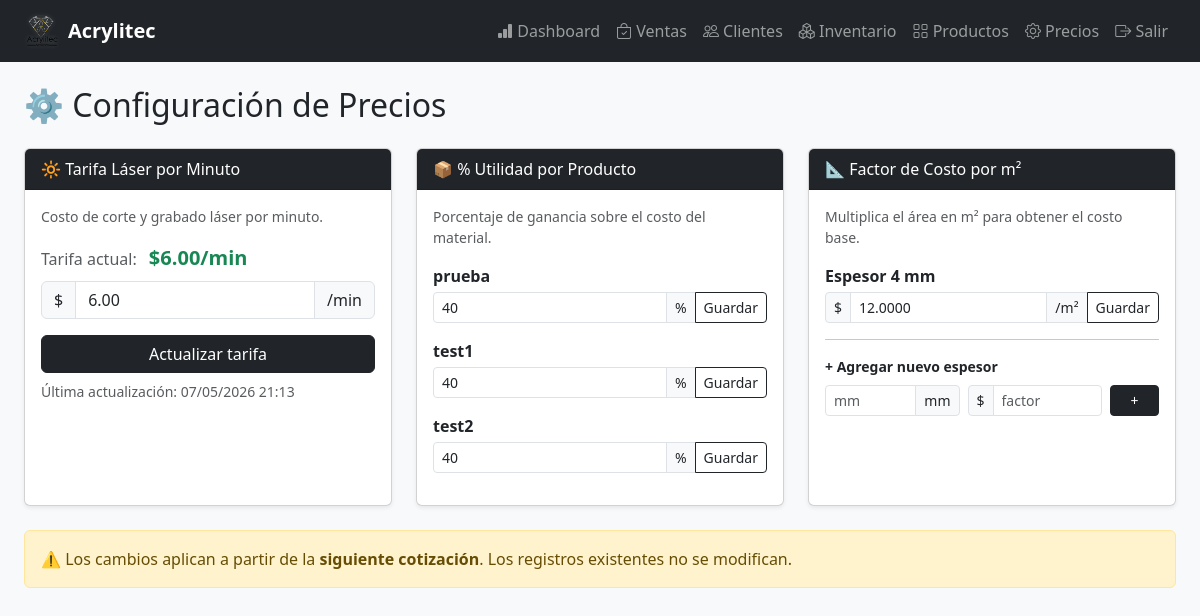
The app's page /configuracion/ (signed in) with its own data.
### gestion/models.py (models this page shows)
class ConfiguracionPrecios(models.Model):
    tarifa_laser_minuto = models.DecimalField(
        max_digits=8, decimal_places=2, default=15.00,
        verbose_name="Tarifa láser por minuto ($)"
    )
    actualizado = models.DateTimeField(auto_now=True)
    class Meta:
        managed = True
        db_table = 'configuracion_precios'
        verbose_name = "Configuración de Precios"
        verbose_name_plural = "Configuración de Precios"
    @classmethod
    def get_config(cls):
        obj, _ = cls.objects.get_or_create(pk=1)
        return obj

class Productos(models.Model):
    id_producto = models.AutoField(primary_key=True)
    nombre = models.CharField(max_length=100, blank=True, null=True)
    detalle = models.CharField(max_length=100, blank=True, null=True)
    precio_fijo = models.DecimalField(max_digits=10, decimal_places=2, blank=True, null=True, verbose_name="Precio Fijo (Opcional)")
    porcentaje_utilidad = models.IntegerField(default=40)
    foto = models.CharField(max_length=255, blank=True, null=True)
    class Meta:
        managed = True
        db_table = 'productos'
        verbose_name = "Producto"
        verbose_name_plural = "Productos"

class TabuladorCostos(models.Model):
    id_tabulador = models.AutoField(primary_key=True)
    espesor_mm = models.IntegerField()
    factor_costo = models.DecimalField(max_digits=10, decimal_places=4)
    class Meta:
        managed = True
        db_table = 'tabulador_costos'
        verbose_name = "Tabulador_Costo"
        verbose_name_plural = "Tabulador_Costos"

### gestion/views.py (the view, shortened to what this page needs)
# urls.py: path('configuracion/', views.configuracion_precios, name='configuracion_precios'),
def configuracion_precios(request):
    config = ConfiguracionPrecios.get_config()
    productos = Productos.objects.all()
    tabuladores = TabuladorCostos.objects.order_by('espesor_mm')
    return render(request, 'gestion/configuracion_precios.html', {
        'config': config, 'productos': productos, 'tabuladores': tabuladores,
    })

### gestion/templates/gestion/configuracion_precios.html (shortened to what this page needs)
{% extends 'gestion/base.html' %}
{% block content %}
<h2 class="mb-4">⚙️ Configuración de Precios</h2>
<div class="row g-4">
    <div class="col-md-4">
        <div class="card shadow-sm h-100">
            <div class="card-header bg-dark text-white">🔆 Tarifa Láser por Minuto</div>
            <div class="card-body">
                <p class="text-muted small">Costo de corte y grabado láser por minuto.</p>
                <div class="mb-2">
                    <span class="text-muted">Tarifa actual:</span>
                    <span class="fw-bold fs-5 text-success ms-2">${{ config.tarifa_laser_minuto }}/min</span>
                </div>
                <form method="POST">
                    <div class="input-group">
                        <span class="input-group-text">$</span>
                        <input type="number" name="tarifa_laser_minuto" step="0.50" min="1"
                               value="{{ config.tarifa_laser_minuto }}" class="form-control" required>
                        <span class="input-group-text">/min</span>
                    </div>
                    <button type="submit" class="btn btn-dark w-100 mt-3">Actualizar tarifa</button>
                </form>
                <small class="text-muted mt-2 d-block">
                    Última actualización: {{ config.actualizado|date:"d/m/Y H:i" }}
                </small>
            </div>
        </div>
    </div>
    <div class="col-md-4">
        <div class="card shadow-sm h-100">
            <div class="card-header bg-dark text-white">📦 % Utilidad por Producto</div>
            <div class="card-body">
                <p class="text-muted small">Porcentaje de ganancia sobre el costo del material.</p>
                {% for prod in productos %}
                <form method="POST" class="mb-3">
                    <label class="form-label fw-bold mb-1">{{ prod.nombre }}</label>
                    <div class="input-group input-group-sm">
                        <input type="number" name="porcentaje_utilidad" min="0" max="500"
                               value="{{ prod.porcentaje_utilidad }}" class="form-control" required>
                        <span class="input-group-text">%</span>
                        <button type="submit" class="btn btn-sm btn-outline-dark">Guardar</button>
                    </div>
                </form>
                {% empty %}
                <p class="text-muted">No hay productos. <a href="{% url 'lista_productos' %}">Agrega uno.</a></p>
                {% endfor %}
            </div>
        </div>
    </div>
    <div class="col-md-4">
        <div class="card shadow-sm h-100">
            <div class="card-header bg-dark text-white">📐 Factor de Costo por m²</div>
            <div class="card-body">
                <p class="text-muted small">Multiplica el área en m² para obtener el costo base.</p>
                {% for tab in tabuladores %}
                <form method="POST" class="mb-3">
                    <label class="form-label fw-bold mb-1">Espesor {{ tab.espesor_mm }} mm</label>
                    <div class="input-group input-group-sm">
                        <span class="input-group-text">$</span>
                        <input type="number" name="factor_costo" step="0.01" min="1"
                               value="{{ tab.factor_costo }}" class="form-control" required>
                        <span class="input-group-text">/m²</span>
                        <button type="submit" class="btn btn-sm btn-outline-dark">Guardar</button>
                    </div>
                </form>
                {% empty %}
                <p class="text-muted">Sin tabuladores. Agrega uno abajo.</p>
                {% endfor %}
                <hr>
                <p class="fw-bold small mb-2">+ Agregar nuevo espesor</p>
                <form method="POST">
                    <div class="row g-2">
                        <div class="col-5">
                            <div class="input-group input-group-sm">
                                <input type="number" name="espesor_mm" min="1" placeholder="mm"
                                       class="form-control" required>
                                <span class="input-group-text">mm</span>
                            </div>
                        </div>
                        <div class="col-5">
                            <div class="input-group input-group-sm">
                                <span class="input-group-text">$</span>
                                <input type="number" name="factor_costo_nuevo" step="0.01"
                                       placeholder="factor" class="form-control" required>
                            </div>
                        </div>
                        <div class="col-2">
                            <button type="submit" class="btn btn-sm btn-dark w-100">+</button>
                        </div>
                    </div>
                </form>
            </div>
        </div>
    </div>
</div>
<div class="alert alert-warning mt-4">
    ⚠️ Los cambios aplican a partir de la <strong>siguiente cotización</strong>. Los registros existentes no se modifican.
</div>
{% endblock %}

### records on screen
ConfiguracionPrecios: tarifa_laser_minuto "6.00", actualizado "07/05/2026 21:13"
Productos: nombre "prueba", porcentaje_utilidad "40"
Productos: nombre "test1", porcentaje_utilidad "40"
Productos: nombre "test2", porcentaje_utilidad "40"
TabuladorCostos: espesor_mm "4", factor_costo "12.0000"
